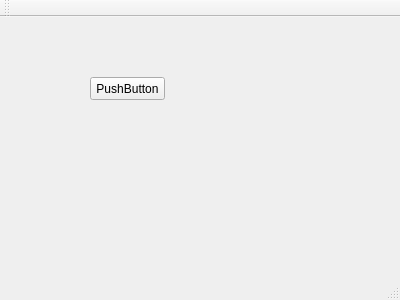
<?xml version="1.0" encoding="UTF-8"?>
<ui version="4.0">
 <class>MainWindow</class>
 <widget class="QMainWindow" name="MainWindow">
  <property name="geometry">
   <rect>
    <x>0</x>
    <y>0</y>
    <width>400</width>
    <height>300</height>
   </rect>
  </property>
  <property name="windowTitle">
   <string>MainWindow</string>
  </property>
  <widget class="QWidget" name="centralWidget">
   <widget class="QPushButton" name="pushButton">
    <property name="geometry">
     <rect>
      <x>90</x>
      <y>60</y>
      <width>75</width>
      <height>23</height>
     </rect>
    </property>
    <property name="text">
     <string>PushButton</string>
    </property>
   </widget>
  </widget>
  <widget class="QMenuBar" name="menuBar">
   <property name="geometry">
    <rect>
     <x>0</x>
     <y>0</y>
     <width>400</width>
     <height>23</height>
    </rect>
   </property>
  </widget>
  <widget class="QToolBar" name="mainToolBar">
   <attribute name="toolBarArea">
    <enum>TopToolBarArea</enum>
   </attribute>
   <attribute name="toolBarBreak">
    <bool>false</bool>
   </attribute>
  </widget>
  <widget class="QStatusBar" name="statusBar"/>
 </widget>
 <layoutdefault spacing="6" margin="11"/>
 <resources/>
 <connections/>
</ui>
